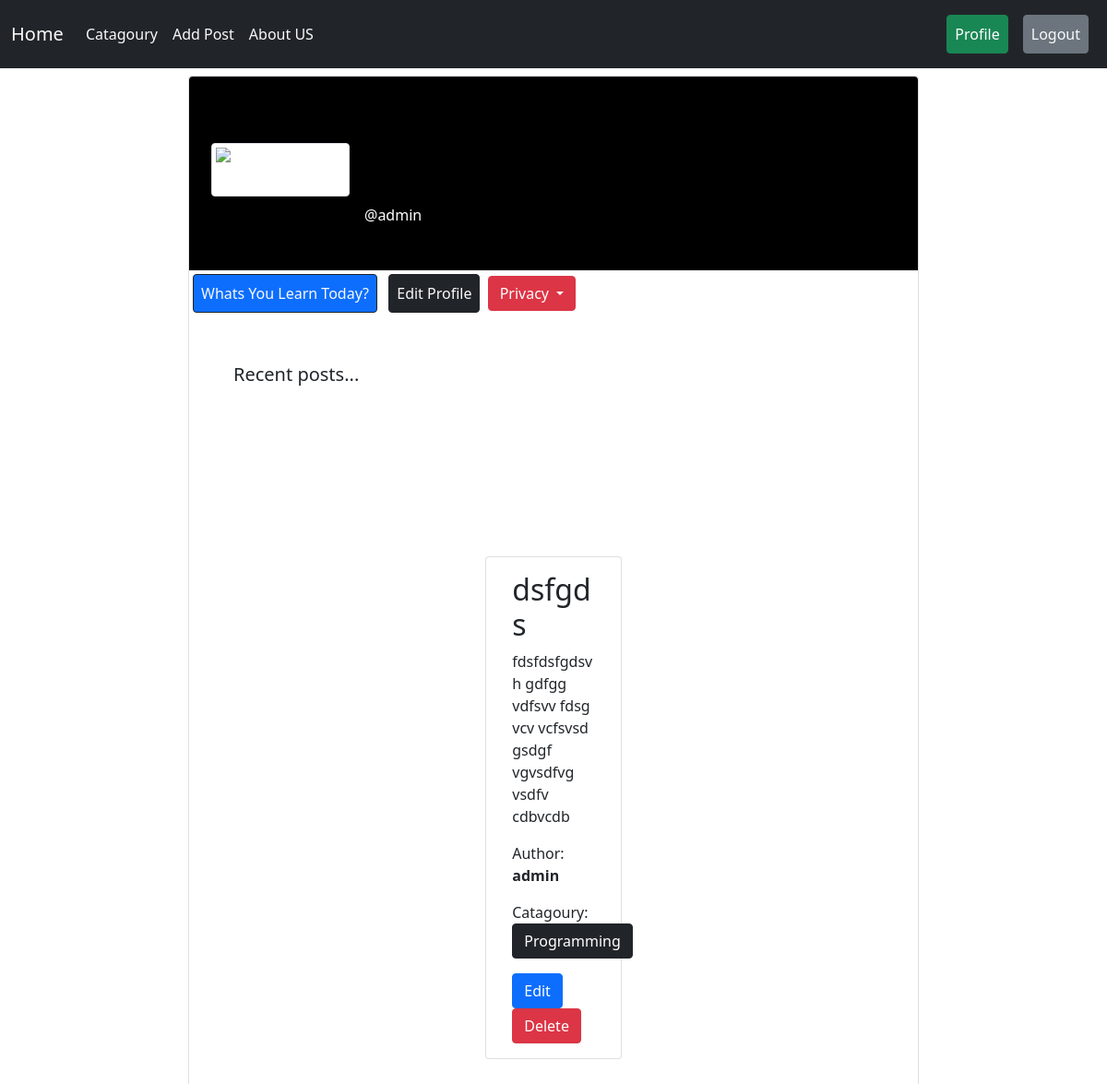
Before: /author/profile (signed in) with the older database file.
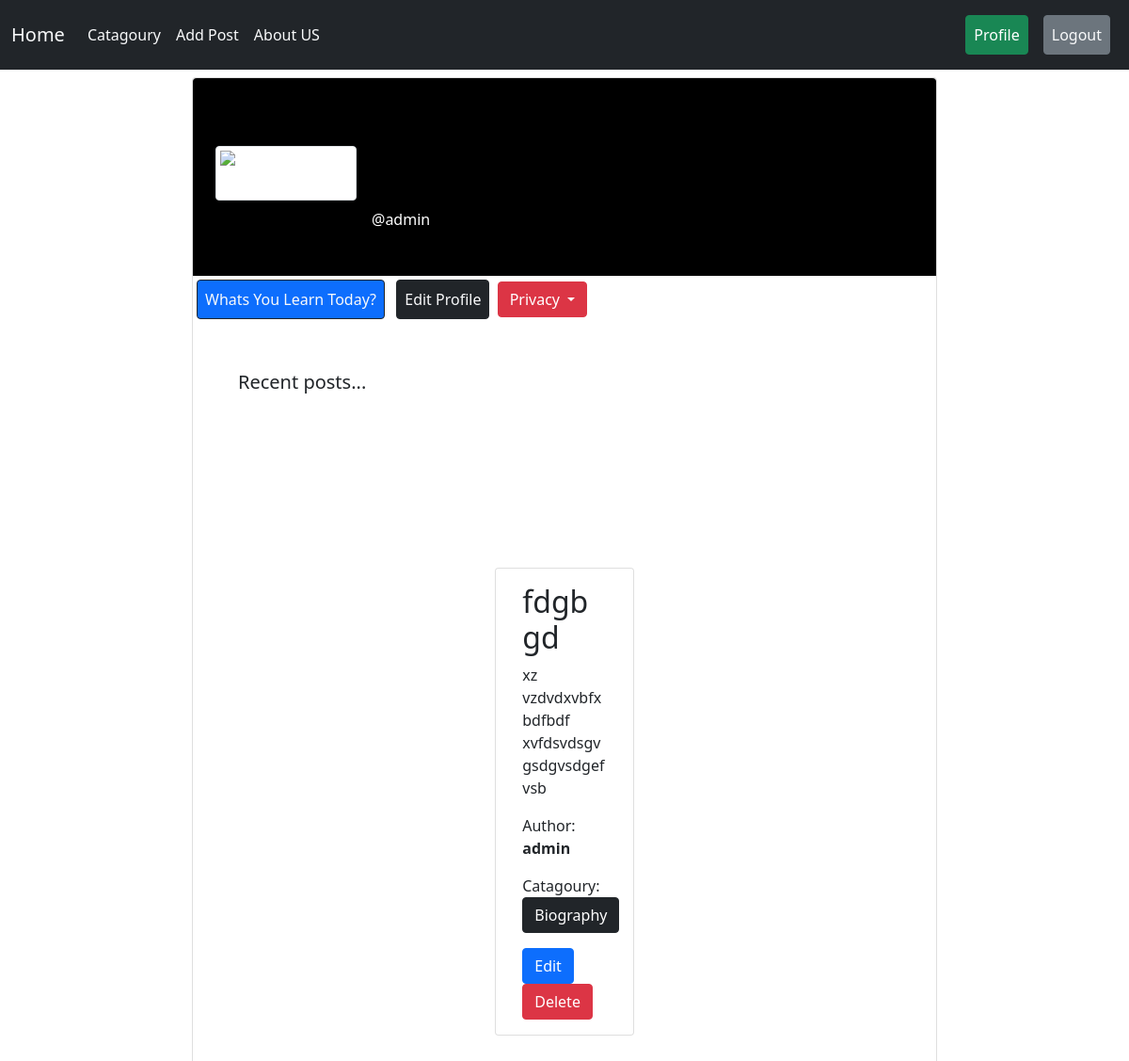
After: the same page with the newer database file.
### post/models.py (models this page shows, shortened)
class Post(models.Model):
    name=models.CharField(max_length=200)
    catagory=models.ManyToManyField(Catagory)
    content=models.TextField()
    author=models.ForeignKey(User,on_delete=models.CASCADE)
    time=models.DateTimeField()

### catagory/models.py (models this page shows)
class Catagory(models.Model):
    name=models.CharField(max_length=30)
    slug=models.SlugField(max_length=100,unique=True,null=True,blank=True)
    def __str__(self):
        return self.name

### author/views.py (the view)
# urls.py: path('profile',views.authorprofile,name='profile'),
@login_required
def authorprofile(request):
    if request.user.is_authenticated:
       data=Post.objects.filter(author=request.user)
       return render (request,'profile.html',{'data':data})
    else:
        return redirect('login')

### author/templates/profile.html (shortened to what this page needs)
{% extends "base.html" %}
{% block content %}
<section class="">
  <div class="mt-2">
    <div class="row d-flex justify-content-center">
      <div class="col col-lg-9 col-xl-8">
        <div class="card">
          <div class="rounded-top text-white d-flex flex-row" style="background-color: #000; height:210px;">
            <div class="ms-4 mt-5 d-flex flex-column" style="width: 150px; height:150px">
              <img src=""
                alt="Generic placeholder image" class="img-fluid img-thumbnail mt-4 mb-2"
                style="width: 150px; z-index: 1">
            </div>
            <div class="ms-3" style="margin-top: 130px;">
              <p>@{{request.user.username}}</p>
            </div>
          </div>
            <div>
              <a type="button"  class="btn btn-outline-dark text-light m-1 p-2 bg-primary" data-mdb-ripple-color="primary"   href="{% url 'add_post' %}" >
              Whats You Learn Today?
              </a>
              <a type="button"  class="btn btn-outline-dark text-light m-1 p-2 bg-dark" data-mdb-ripple-color="primary"   href="{% url 'edit_author' %}" >
                Edit Profile
                </a>
                  <button type="button" class="btn btn-danger dropdown-toggle" data-bs-toggle="dropdown" aria-expanded="false">
                   Privacy
                  </button>
            </div>
            <div class="d-flex justify-content-between align-items-center mb-4 text-body">
              <p class="lead fw-normal m-5">Recent posts... </p>
          </div>
          <div style='margin:100px;' class='d-flex flex-wrap justify-content-center  p-100px'>
            {% if data %}
            {% for i in data %}
            <div style=' display: flex; flex-wrap: wrap; margin:10px;' class="row d-flex justify-content-center col-lg-3 col-md-4 col-sm-6 ">
              <div class="card">
                <div class="card-body">
                  <h2 class="card-title">{{i.name}}</h2>
                  <p class="card-text">{{i.content}}</p>
                  <p class="card-text">Author: <b>{{i.author}}</b></p>
                  <p>
                    Catagoury:
                    {% for j in i.catagory.all %}
                    <a href="#" class="btn btn-dark">{{j}}</a>
                    {% endfor %}
                  </p>
                  <a href="{% url 'edit' i.id %}" class="btn btn-primary">Edit</a>
                  <a href="{% url 'delete' i.id %}" class="btn btn-danger">Delete</a>
                </div>
              </div>
            </div>
            {% endfor %}
            {%else%}
            <h3>You  Don't Post yet </h3>
            {% endif %}
          </div>
        </div>
      </div>
    </div>
  </div>
</section>
{% endblock %}

Changed rows visible on the page:
removed Post: name "dsfgds", content "fdsfdsfgdsvh gdfgg vdfsvv fdsg vcv vcfsvsd gsdgf vgvsdfvg vsdfv cdbvcdb", author "admin"
no longer on this page (row edited): Catagory: name "Programming", shown under "dsfgds"
added Post: name "fdgbgd", content "xz vzdvdxvbfxbdfbdf xvfdsvdsgvgsdgvsdgefvsb", author "admin"
added Catagory: name "Biography", shown under "fdgbgd"
